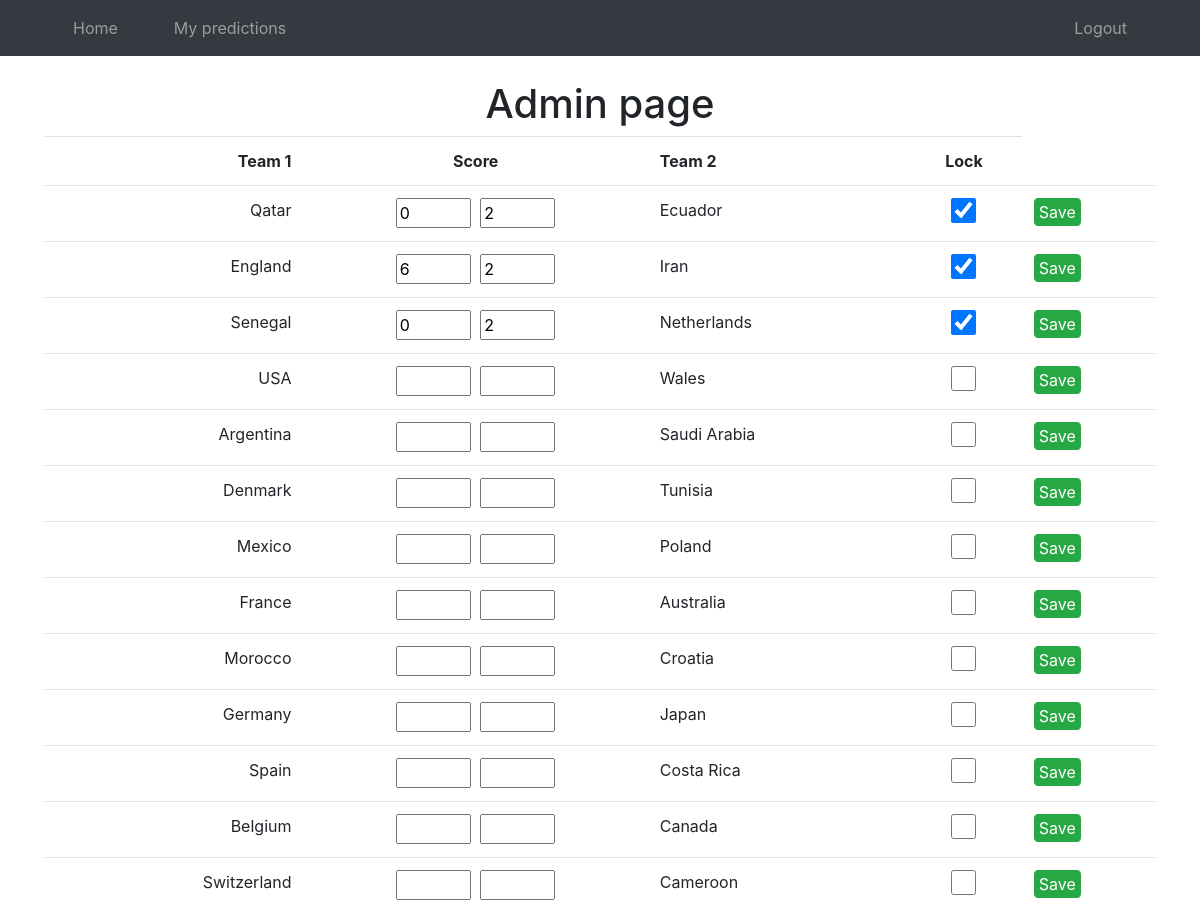
Page /admin (signed in, upper part) on the earlier database version.
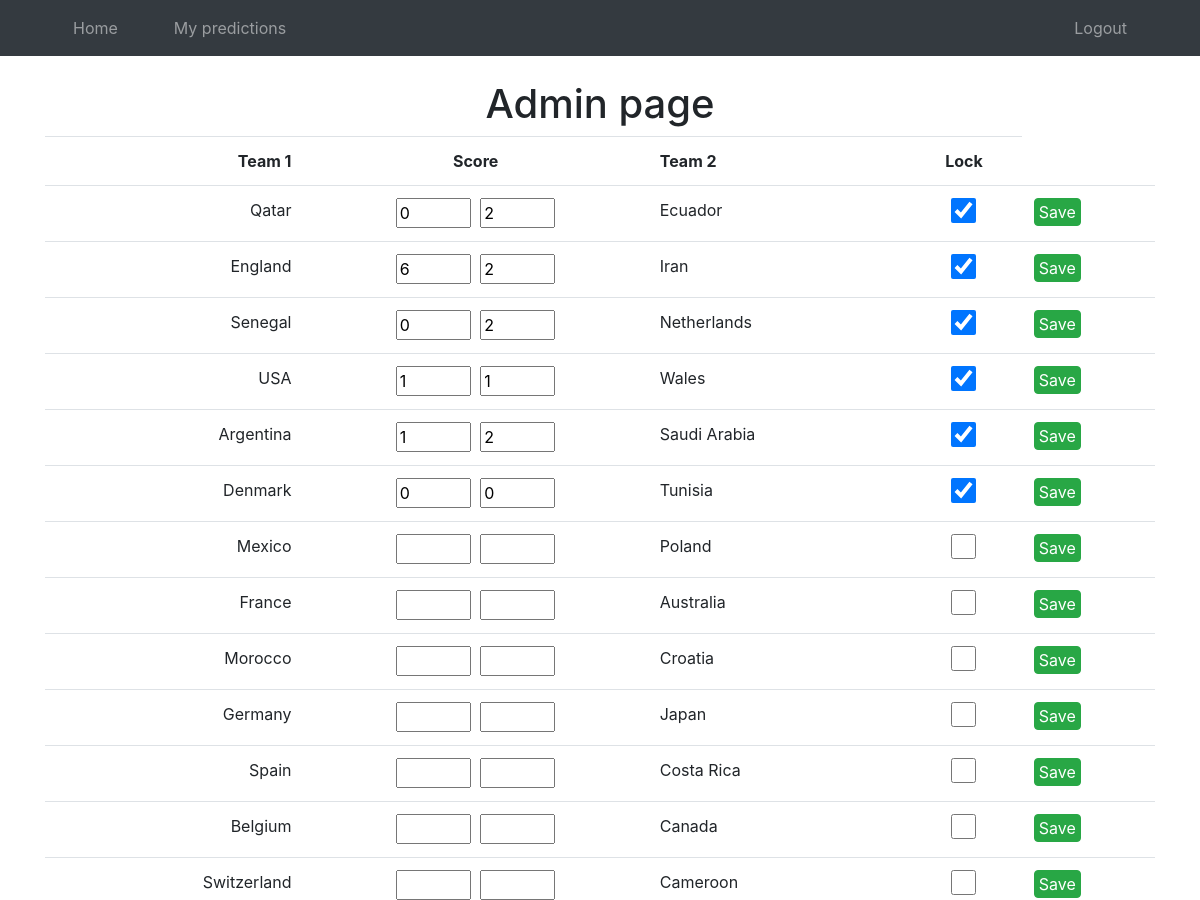
Same page on the later database version.
### src/models.py (models this page shows, shortened)
class Match(db.Model):
    __tablename__ = "match"
    id = db.Column(db.Integer, primary_key=True)
    team1 = db.Column(db.String(100), nullable=False)
    team2 = db.Column(db.String(100), nullable=False)
    is_finished = db.Column(db.Boolean, nullable=False, default=False)
    score1 = db.Column(db.Integer, nullable=True)
    score2 = db.Column(db.Integer, nullable=True)
    predictions = db.relationship("Prediction", back_populates="match")

### src/main.py (the view)
@main.route("/admin")
@login_required
def admin():
    if current_user.id != 1:
        abort(403)
    return render_template("admin.html", matches=db.session.query(Match).order_by(Match.id).all())

### src/__init__.py (called while the page is built)
@login_manager.user_loader
def load_user(user_id):
    return User.query.get(int(user_id))

### src/templates/admin.html (shortened to what this page needs)
{% extends "base.html" %}
{% block content %}
<br>
<h1 class="text-center">
  Admin page
</h1>
<table class="table">
    <tr>
        <th class="text-right">Team 1</th>
        <th class="text-center">Score</th>
        <th class="text-left">Team 2</th>
        <th class="text-center">Lock</th>
    </tr>
    {% for match in matches %}
    <tr>
        <form action="{{ url_for('main.update_match') }}" method="POST">
            <td class="text-right">{{ match.team1 }}</td>
            <td class="text-center">
                <input name="score1" type="number" min="0" value="{{ match.score1 }}" style="margin-right:5px; width:75px">
                <input name="score2" type="number" min="0" value="{{ match.score2 }}" style="width:75px">
            </td>
            <td class="text-left">{{ match.team2 }}</td>
            <td class="text-center">
                <input style="height:25px; width:25px;" name="lock" type="checkbox" value="" {{ "checked" if match.is_finished }}>
            </td>
            <td>
                <button type="submit" class="btn btn-success text-center" style="padding-top: 1px; padding-bottom: 1px; padding-left: 4px; padding-right: 4px">
                    Save
                </button>
            </td>
        </form>
    </tr>
    {% endfor %}
</table>
{% endblock %}

### src/templates/base.html (shortened to what this page needs)
<!DOCTYPE html>
<html>
<head>
    <link rel="stylesheet" href="https://cdn.jsdelivr.net/npm/bootstrap@4.0.0/dist/css/bootstrap.min.css">
</head>
<body>
    <nav class="navbar navbar-expand-lg navbar-dark bg-dark">
        <div class="container">
            <ul class="navbar-nav mr-auto">
                <li class="nav-item">
                    <a href="{{ url_for('main.index') }}" class="nav-link">
                        Home
                    </a>
                </li>
                {% if current_user.is_authenticated %}
                <li class="nav-item">
                    <a href="{{ url_for('main.my_predictions') }}" class="nav-link">
                        My predictions
                    </a>
                </li>
                {% endif %}
            </ul>
            <ul class="navbar-nav ml-auto">
                {% if current_user.is_authenticated %}
                <li class="nav-item">
                    <a href="{{ url_for('auth.logout') }}" class="nav-link">
                        Logout
                    </a>
                </li>
                {% endif %}
            </ul>
        </div>
    </nav>
    <div class="container">
        {% block content %}
        {% endblock %}
    </div>
</body>
</html>

### src/templates/base.html (style rules this page uses)
li.nav-item { padding-left:20px; padding-right:20px }

Differences in the rows shown:
changed Match "USA": score1 (not shown) → "1"; score2 (not shown) → "1"; lock "☐" → "☑"
changed Match "Argentina": score1 (not shown) → "1"; score2 (not shown) → "2"; lock "☐" → "☑"
changed Match "Denmark": score1 (not shown) → "0"; score2 (not shown) → "0"; lock "☐" → "☑"
